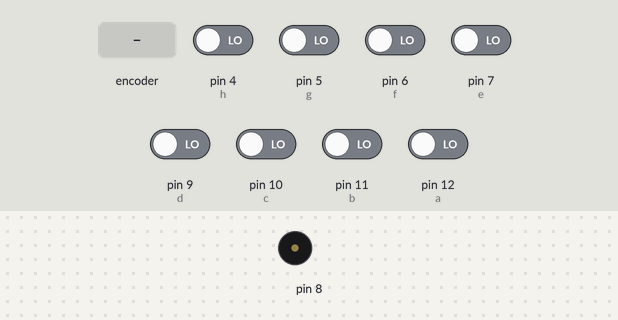
A sketch run on a simulated Arduino Uno, built with avr-gcc and run on an emulated ATmega328P. Shown: buzzer (waves = sounding). Inputs (shaded band) come from the test bench; at power-on: pin 4 (h), pin 5 (g), pin 6 (f), pin 7 (e), pin 9 (d), pin 10 (c), pin 11 (b), pin 12 (a) LOW.

Above: at 1.2 s.
1.3 s: rotary encoder on pin 12 (a) / pin 11 (b) turned 3 steps (first pin leading)
At 2.8 s:
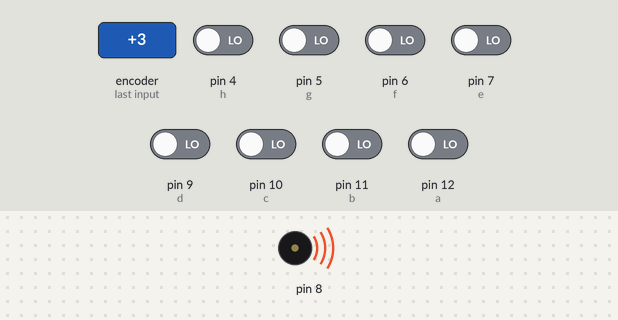
Timing chart, 0 to 4.3 s (numbered marks = the images above; inputs shaded):
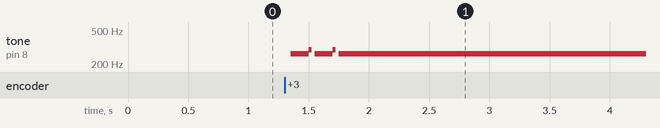

The sketch:

piano.ino
```cpp
int notes[] = {
  262,
  294,
  330,
  349,
  392,
  440,
  493,
  523
};

const int a = 12;
const int b = 11;
const int c = 10;
const int d = 9;
const int e = 7;
const int f = 6;
const int g = 5;
const int h = 4;

int buttonState1 = 0;
int buttonState2 = 0;
int buttonState3 = 0;
int buttonState4 = 0;
int buttonState5 = 0;
int buttonState6 = 0;
int buttonState7 = 0;
int buttonState8 = 0;


void setup() {
  pinMode(a, INPUT);
  pinMode(b, INPUT);
  pinMode(c, INPUT);
  pinMode(d, INPUT);
  pinMode(e, INPUT);
  pinMode(f, INPUT);
  pinMode(g, INPUT);
  pinMode(h, INPUT);
  Serial.begin(9600);
}

void loop() {

  buttonState1 = digitalRead(a);
  buttonState2 = digitalRead(b);
  buttonState3 = digitalRead(c);
  buttonState4 = digitalRead(d);
  buttonState5 = digitalRead(e);
  buttonState6 = digitalRead(f);
  buttonState7 = digitalRead(g);
  buttonState8 = digitalRead(h);


  if (buttonState1 == HIGH) {
    tone(8, notes[0]);
  }
  else  if (buttonState2 == HIGH) {
    tone(8, notes[1]);
  }
  else  if (buttonState3 == HIGH) {
    tone(8, notes[2]);
  }
  else  if (buttonState4 == HIGH) {
    tone(8, notes[3]);
  }
  else if (buttonState5 == HIGH) {
    tone(8, notes[4]);
  }
  else  if (buttonState6 == HIGH) {
    tone(8, notes[5]);
  }
  else  if (buttonState7 == HIGH) {
    tone(8, notes[6]);
  }
  else  if (buttonState8 == HIGH) {
    tone(8, notes[7]);
  }
  else {
    noTone(8);
  }
}
```

Measured:
- after the input at 1.3 s, tone on pin 8: plays 262 Hz for 0.15 s, 294 Hz for 0.02 s, 262 Hz for 0.15 s, 294 Hz for 0.03 s, 262 Hz for 7.6 s, starting after 0.05 s
